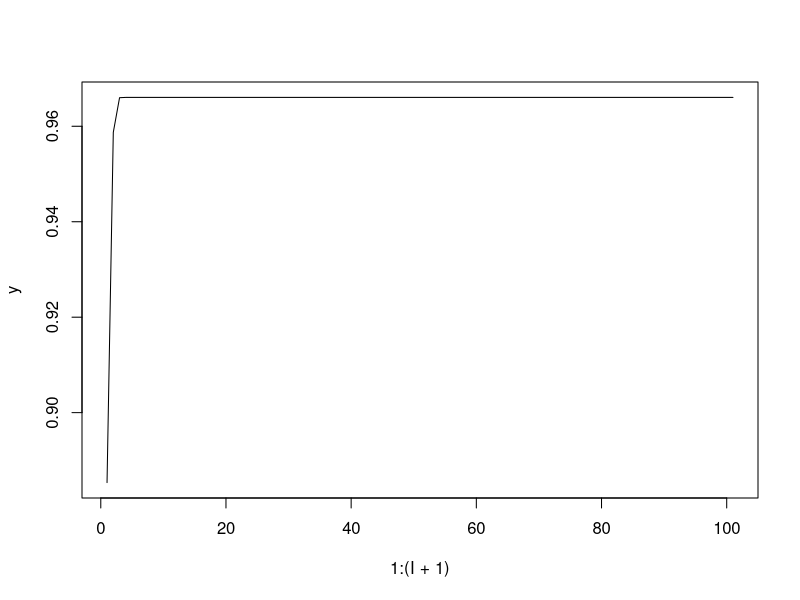

Generate this figure with R:
## ---- chunk 1
est_momentos = function(D){
  n = length(D)
  alpha = sum(D)^2 / ( n*sum(D^2) - sum(D)^2 )
  lambda = sum(D) / (sum(D^2) - (sum(D)^2 / n) )
  return(c(alpha,lambda))
}
## ---- chunk 2
newton_raphson = function(ptoInicial, I, funcion, dfuncion){
  pto_final = ptoInicial
  iterator = 0 
  while( iterator < I ){
    x = pto_final
    pto_final = x - funcion(x)/dfuncion(x)
    iterator = iterator + 1
  }
  return(pto_final)
}
## ---- chunk 3
f = function(D, alpha){
  n = length(D)
  y = n * (log(alpha/mean(D)) - digamma(alpha)) + sum(log(D))
  return(y)
}

df = function(D, alpha){
  n = length(D)
  y = n/alpha - n * trigamma(alpha)
  return(y)
}
## ---- chunk 4
emv_gamma = function(D, I){
  mom = est_momentos(D)
  x = numeric(I+1)
  x[1] = mom[1]
  for(i in 1:I){
    x[i+1] <- x[i] - f(D,x[i]) / df(D,x[i]) 
  }
  lambda = x[I+1]/mean(D)
  emv = c(x[I+1],lambda)
  return(x)
}
## ---- chunk 5
D = rgamma(1000,1,2)
I = 100
mom = est_momentos(D)
y = emv_gamma(D,I)
plot(1:(I+1), y, type = "l")
